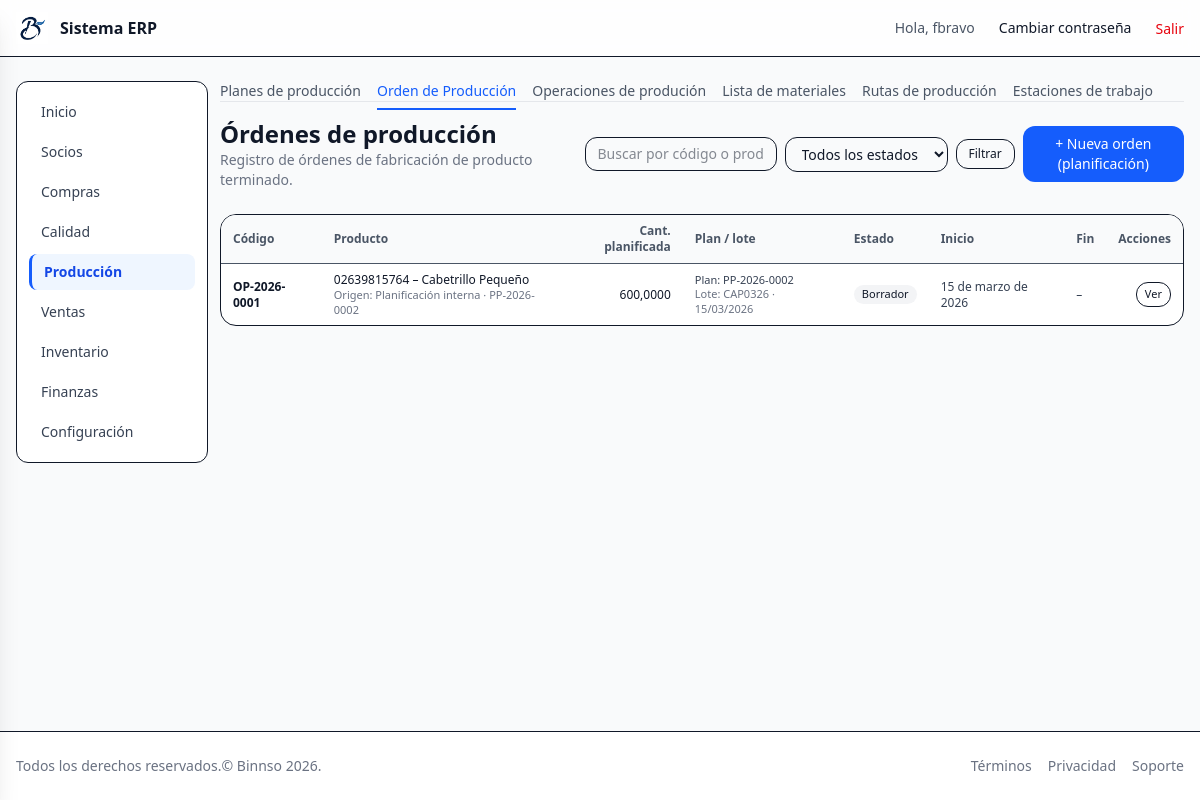
Page /production/orders/ (signed in) on the committed database.
### production/models.py (models this page shows, shortened)
class ProductionOrder(AuditModel):
    code = models.CharField(
        max_length=50,
        unique=True,
        help_text="Código interno de la orden (ej: OP-2025-0001)."
    )
    product = models.ForeignKey(
        Product,
        on_delete=models.PROTECT,
        related_name="production_orders",
    )
    quantity_planned = models.DecimalField(
        max_digits=12,
        decimal_places=4,
        help_text="Cantidad planificada de producto terminado."
    )
    quantity_produced = models.DecimalField(
        max_digits=12,
        decimal_places=4,
        default=Decimal("0"),
        help_text="Cantidad realmente producida ."
    )
    route = models.ForeignKey(
        ProductRoute,
        on_delete=models.SET_NULL,
        null=True,
        blank=True,
        related_name="production_orders",
    )
    bom = models.ForeignKey(
        BillOfMaterial,
        on_delete=models.SET_NULL,
        null=True,
        blank=True,
        related_name="production_orders",
    )
    finished_lot = models.ForeignKey(
        Lot,
        on_delete=models.SET_NULL,
        null=True,
        blank=True,
        related_name="as_finished_in_orders",
        help_text="Lote de producto terminado asociado a esta OP."
    )
    start_date = models.DateField(null=True, blank=True)
    end_date = models.DateField(null=True, blank=True)
    status = models.CharField(
        max_length=20,
        choices=ProductionOrderStatus.choices,
        default=ProductionOrderStatus.DRAFT,
    )
    origin_type = models.CharField(
        max_length=20,
        choices=ProductionOrderOrigin.choices,
        default=ProductionOrderOrigin.PLANNING,
    )
    origin_reference = models.CharField(
        max_length=100,
        blank=True,
        null=True,
        help_text="Referencia externa: código de pedido u planficación de la produción.",
    )
    plan = models.ForeignKey(
        "ProductionPlan",
        on_delete=models.PROTECT,
        null=True,
        blank=True,
        related_name="orders",
        help_text="Plan de producción del que nace esta OP."
    )
    notes = models.TextField(blank=True, null=True)
    class Meta:
        verbose_name = "Orden de producción"
        verbose_name_plural = "Órdenes de producción"

class ProductionPlan(AuditModel):
    code = models.CharField(
        max_length=30,
        unique=True,
        verbose_name="Código del plan",
        help_text="Ej: PP-2026-0001",
    )
    product = models.ForeignKey(
        Product,
        on_delete=models.PROTECT,
        related_name="production_plans",
        limit_choices_to={"product_type": ProductType.FG, "is_active": True},
        verbose_name="Producto terminado (SKU)",
    )
    lot_code = models.CharField(
        max_length=50,
        verbose_name="Código de lote de producción",
        help_text="Ej: CAP012026. Debe ser único por producto y fecha.",
    )
    manufacturing_date = models.DateField(
        verbose_name="Fecha de fabricación del lote",
    )
    quantity_planned = models.DecimalField(
        max_digits=12,
        decimal_places=4,
        verbose_name="Cantidad total planificada del lote",
        help_text="Ej: 10000 unidades para el lote completo.",
    )
    status = models.CharField(
        max_length=20,
        choices=ProductionPlanStatus.choices,
        default=ProductionPlanStatus.ACTIVE,
    )
    notes = models.TextField(blank=True, null=True)
    class Meta:
        verbose_name = "Plan de producción"
        verbose_name_plural = "Planes de producción"
        unique_together = ("product", "lot_code")

### inventory/models.py (models this page shows, shortened)
class Product(AuditModel):
    product_type = models.CharField(
    max_length=10,
    choices=ProductType.choices,
    default=ProductType.RAW,   # Por defecto materia prima
    )
    code = models.CharField(max_length=50, unique=True ) # codigo uncio de producto
    code_2 = models.CharField(max_length=50, blank=True, null=True)
    name = models.CharField(max_length=200)
    base_unit = models.ForeignKey(   #  unidad técnica base
        Unit,
        on_delete=models.PROTECT,
        related_name="products",
        verbose_name="Unidad base",
    )
    unit_price = models.DecimalField(max_digits=10, decimal_places=4, default=0)
    unit_cost = models.DecimalField(max_digits=10, decimal_places=4,  null=True, blank=True)
    tax_scheme = models.ForeignKey(
        TaxScheme,
        on_delete=models.SET_NULL,
        null=True,
        blank=True,
        related_name="products",
        verbose_name="Esquema tributario",
    )
    provider = models.CharField(max_length=200, blank=True, null=True)
    category = models.CharField(max_length=100, blank=True, null=True)
    brand = models.CharField(max_length=100, blank=True, null=True)
    attribute1 = models.CharField(max_length=100, blank=True, null=True)
    attribute2 = models.CharField(max_length=100, blank=True, null=True)
    is_active = models.BooleanField(default=True)
    lot_prefix = models.CharField(
        max_length=20,
        blank=True,
        null=True,
        help_text="Prefijo para el lote de producción (ej: CAP, CAM, 00101, 00102)."
    )
    use_date_in_lot = models.BooleanField(
        default=True,
        help_text="Si está activo, el lote incluye mes y año de fabricación."
    )
    class Meta:
        ordering = ["name"]
        verbose_name = "Producto"
        verbose_name_plural = "Productos"
        permissions = [
            ("export_product", "Puede exportar productos"),
        ]

### production/views.py (the view, shortened to what this page needs)
# urls.py: path("orders/", ProductionOrderListView.as_view(), name="orders_list"),
class ProductionOrderListView(LoginRequiredMixin, ModulePermissionMixin, ListView):
    permission_required = "production.view_productionorder"
    model = ProductionOrder
    template_name = "production/orders_list.html"
    context_object_name = "page"
    paginate_by = 20
    def get_queryset(self):
        qs = (
            ProductionOrder.objects
            .select_related("product", "route", "bom", "plan")
            .order_by("-id")
        )
        q = self.request.GET.get("q")
        status = self.request.GET.get("status")
        if status:
            qs = qs.filter(status=status)
        return qs
    def get_context_data(self, **kwargs):
        ctx = super().get_context_data(**kwargs)
        ctx["status_choices"] = ProductionOrderStatus.choices
        return ctx

### core/context_processors.py (called while the page is built, shortened)
def module_access(request):
    user = getattr(request, "user", None)
    if user is None or not user.is_authenticated:
        return {"modules": {k: False for k in MODULE_APP_MAP}}
    if user.is_superuser or user.groups.filter(name="admin").exists():
        return {"modules": {k: True for k in MODULE_APP_MAP}}

### core/mixins.py (called while the page is built)
    def has_permission(self):
        user = self.request.user
        if user.is_superuser or user.groups.filter(name="admin").exists():
            return True
        return super().has_permission()

### templates/production/orders_list.html (shortened to what this page needs)
{% extends "layouts/app.html" %}
{% load static %}
{% block app_content %}
{% include "production/_nav.html" %}
<div class="mb-6 flex flex-col gap-3 md:flex-row md:items-center md:justify-between">
  <div>
    <h1 class="text-2xl font-semibold">Órdenes de producción</h1>
    <p class="text-sm text-gray-500">
      Registro de órdenes de fabricación de producto terminado.
    </p>
  </div>
  <div class="flex flex-col items-stretch gap-2 md:flex-row md:items-center">
    <form method="get" class="flex items-center gap-2">
      <div class="relative">
        <input
          type="text"
          name="q"
          value="{{ request.GET.q|default_if_none:'' }}"
          placeholder="Buscar por código o producto…"
          class="w-48 rounded-xl border px-3 py-1.5 text-sm focus:outline-none focus:ring-1 focus:ring-blue-500"
        />
      </div>
      <select
        name="status"
        class="rounded-xl border px-3 py-1.5 text-sm focus:outline-none focus:ring-1 focus:ring-blue-500"
        onchange="this.form.submit()"
      >
        <option value="">Todos los estados</option>
      </select>
      <button
        type="submit"
        class="hidden md:inline-flex rounded-xl border px-3 py-1.5 text-xs hover:bg-gray-50"
      >
        Filtrar
      </button>
    </form>
    <a href="{% url 'production:orders_create_planning' %}"
       class="rounded-xl bg-blue-600 px-4 py-2 text-sm font-medium text-white hover:bg-blue-700 text-center">
      + Nueva orden (planificación)
    </a>
  </div>
</div>
{% if page %}
  <div class="overflow-x-auto rounded-2xl border bg-white">
    <table class="min-w-full text-sm">
      <thead>
        <tr class="border-b bg-gray-50 text-xs font-semibold text-gray-600">
          <th class="px-3 py-2 text-left">Código</th>
          <th class="px-3 py-2 text-left">Producto</th>
          <th class="px-3 py-2 text-right">Cant. planificada</th>
          <th class="px-3 py-2 text-left">Plan / lote</th>
          <th class="px-3 py-2 text-left">Estado</th>
          <th class="px-3 py-2 text-left">Inicio</th>
          <th class="px-3 py-2 text-left">Fin</th>
          <th class="px-3 py-2 text-right">Acciones</th>
        </tr>
      </thead>
      <tbody class="divide-y divide-gray-100">
        {% for op in page %}
          <tr class="hover:bg-gray-50">
            <td class="px-3 py-2 text-xs font-semibold text-gray-900">
              {{ op.code }}
            </td>
            <td class="px-3 py-2 text-xs">
              <div class="font-medium text-gray-900">
                {{ op.product.code }} – {{ op.product.name }}
              </div>
              {% if op.origin_type %}
                <div class="text-[11px] text-gray-500">
                  Origen: {{ op.get_origin_type_display }}
                  {% if op.origin_reference %}
                    · {{ op.origin_reference }}
                  {% endif %}
                </div>
              {% endif %}
            </td>
            <td class="px-3 py-2 text-right text-xs text-gray-900">
              {{ op.quantity_planned }}
            </td>
            <td class="px-3 py-2 text-xs text-gray-700">
              {% if op.plan %}
                <div class="text-[11px]">
                  Plan: {{ op.plan.code }}
                </div>
                <div class="text-[11px] text-gray-500">
                  Lote: {{ op.plan.lot_code }} · {{ op.plan.manufacturing_date|date:"d/m/Y" }}
                </div>
              {% else %}
                <span class="text-[11px] text-gray-400">Sin plan</span>
              {% endif %}
            </td>
            <td class="px-3 py-2 text-xs">
              <span class="inline-flex rounded-full bg-gray-100 px-2 py-0.5 text-[11px]">
                {{ op.get_status_display }}
              </span>
            </td>
            <td class="px-3 py-2 text-xs text-gray-700">
              {{ op.start_date|default:"–" }}
            </td>
            <td class="px-3 py-2 text-xs text-gray-700">
              {{ op.end_date|default:"–" }}
            </td>
            <td class="px-3 py-2 text-right text-xs">
              <div class="flex justify-end gap-2">
                <a href="{% url 'production:order_detail' op.pk %}"
                   class="rounded-xl border px-2 py-1 text-[11px] hover:bg-gray-50">
                  Ver
                </a>
              </div>
            </td>
          </tr>
        {% endfor %}
      </tbody>
    </table>
  </div>
{% endif %}
{% endblock %}

### templates/partials/_navbar.html (shortened to what this page needs)
{% load static %}
<header class="bg-white/80 backdrop-blur border-b">
  <div class="container mx-auto max-w-7xl px-4 py-3 flex items-center justify-between">
    <a href="{% url 'dashboard' %}" class="flex items-center gap-3">
      <img src="{% static 'img/logo.png' %}" alt="Logo" class="h-8 w-8" />
      <span class="font-semibold">Sistema ERP</span>
    </a>
    <nav class="hidden md:flex items-center gap-6">
      {% if request.user.is_authenticated %}
        <span class="text-sm text-gray-600">Hola, {{ request.user.get_username }}</span>
        <a href="{% url 'password_change' %}" class="text-sm hover:underline">Cambiar contraseña</a>
        <form method="post" action="{% url 'logout' %}" class="inline">
          <button type="submit" class="text-sm text-red-600 hover:underline">
          Salir
        </button>
          </form>
      {% else %}
        <a href="{% url 'login' %}" class="text-sm text-blue-600 hover:underline">Iniciar sesión</a>
      {% endif %}
    </nav>
  </div>
</header>

### rows in the picture
ProductionOrder: code "OP-2026-0001", product.code "02639815764", product.name "Cabetrillo Pequeño", origin_type "Planificación interna", origin_reference "PP-2026-0002", quantity_planned "600,0000", plan.code "PP-2026-0002", plan.lot_code "CAP0326", plan.manufacturing_date "15/03/2026", status "Borrador", start_date "15 de marzo de 2026", end_date "–"

### other values in the picture
{{ request.user.get_username }} "fbravo"
